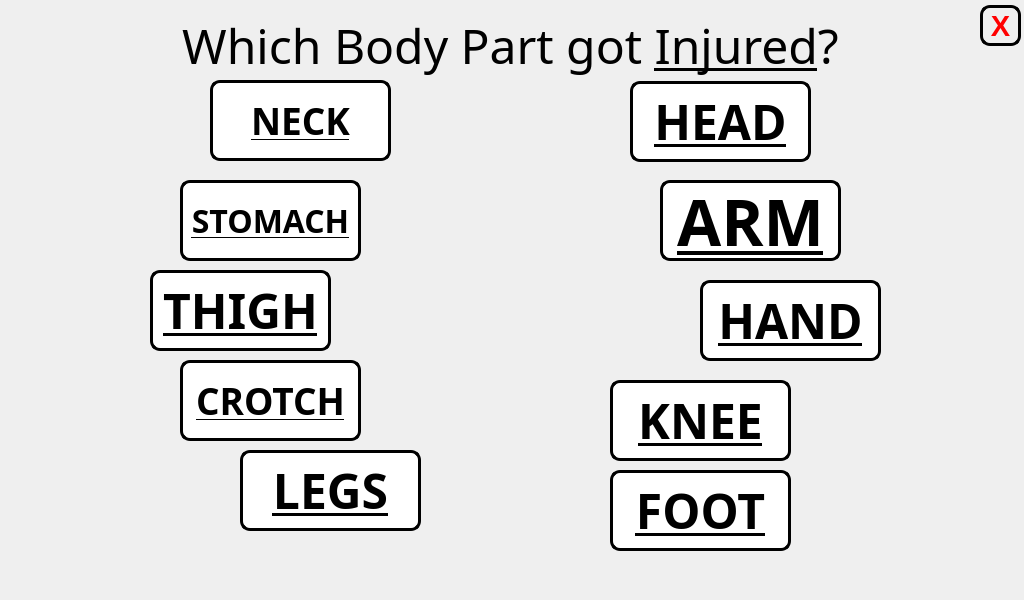
<?xml version="1.0" encoding="UTF-8"?>
<ui version="4.0">
 <class>mainWindow</class>
 <widget class="QMainWindow" name="mainWindow">
  <property name="geometry">
   <rect>
    <x>0</x>
    <y>0</y>
    <width>1024</width>
    <height>600</height>
   </rect>
  </property>
  <property name="minimumSize">
   <size>
    <width>1024</width>
    <height>600</height>
   </size>
  </property>
  <property name="maximumSize">
   <size>
    <width>1024</width>
    <height>600</height>
   </size>
  </property>
  <property name="windowTitle">
   <string>Select Body Part</string>
  </property>
  <widget class="QWidget" name="centralwidget">
   <widget class="QLabel" name="TITLE">
    <property name="geometry">
     <rect>
      <x>0</x>
      <y>0</y>
      <width>1021</width>
      <height>91</height>
     </rect>
    </property>
    <property name="font">
     <font>
      <family>Unispace</family>
      <pointsize>24</pointsize>
     </font>
    </property>
    <property name="text">
     <string>&lt;html&gt;&lt;head/&gt;&lt;body&gt;&lt;p&gt;&lt;span style=&quot; font-size:36pt;&quot;&gt;Which Body Part got &lt;/span&gt;&lt;span style=&quot; font-size:36pt; text-decoration: underline;&quot;&gt;Injured&lt;/span&gt;&lt;span style=&quot; font-size:36pt;&quot;&gt;?&lt;/span&gt;&lt;/p&gt;&lt;/body&gt;&lt;/html&gt;</string>
    </property>
    <property name="alignment">
     <set>Qt::AlignCenter</set>
    </property>
   </widget>
   <widget class="QLabel" name="body_part">
    <property name="geometry">
     <rect>
      <x>10</x>
      <y>60</y>
      <width>1001</width>
      <height>521</height>
     </rect>
    </property>
    <property name="text">
     <string/>
    </property>
    <property name="textFormat">
     <enum>Qt::PlainText</enum>
    </property>
    <property name="pixmap">
     <pixmap>pictures/program_pictures/body_part_types.png</pixmap>
    </property>
   </widget>
   <widget class="QPushButton" name="hand_button">
    <property name="geometry">
     <rect>
      <x>700</x>
      <y>280</y>
      <width>181</width>
      <height>81</height>
     </rect>
    </property>
    <property name="font">
     <font>
      <family>Unispace</family>
      <pointsize>36</pointsize>
      <weight>75</weight>
      <bold>true</bold>
      <underline>true</underline>
     </font>
    </property>
    <property name="styleSheet">
     <string notr="true">QPushButton:hover:!pressed
{
  background-color: rgb(195,30,60);
}

QPushButton
{
  background-color: white;
color: black;
border-style: outset;
border-width: 3px;
border-radius:10px;
border-color: black;
}</string>
    </property>
    <property name="text">
     <string>HAND</string>
    </property>
   </widget>
   <widget class="QLabel" name="label">
    <property name="geometry">
     <rect>
      <x>0</x>
      <y>0</y>
      <width>1024</width>
      <height>600</height>
     </rect>
    </property>
    <property name="minimumSize">
     <size>
      <width>1024</width>
      <height>600</height>
     </size>
    </property>
    <property name="maximumSize">
     <size>
      <width>1024</width>
      <height>600</height>
     </size>
    </property>
    <property name="text">
     <string/>
    </property>
    <property name="pixmap">
     <pixmap>pictures/program_pictures/main_wallpaper.png</pixmap>
    </property>
   </widget>
   <widget class="QPushButton" name="head_button">
    <property name="geometry">
     <rect>
      <x>630</x>
      <y>81</y>
      <width>181</width>
      <height>81</height>
     </rect>
    </property>
    <property name="font">
     <font>
      <family>Unispace</family>
      <pointsize>36</pointsize>
      <weight>75</weight>
      <bold>true</bold>
      <underline>true</underline>
     </font>
    </property>
    <property name="styleSheet">
     <string notr="true">QPushButton:hover:!pressed
{
  background-color: rgb(195,30,60);
}

QPushButton
{
  background-color: white;
color: black;
border-style: outset;
border-width: 3px;
border-radius:10px;
border-color: black;
}</string>
    </property>
    <property name="text">
     <string>HEAD</string>
    </property>
   </widget>
   <widget class="QPushButton" name="knee_button">
    <property name="geometry">
     <rect>
      <x>610</x>
      <y>380</y>
      <width>181</width>
      <height>81</height>
     </rect>
    </property>
    <property name="font">
     <font>
      <family>Unispace</family>
      <pointsize>36</pointsize>
      <weight>75</weight>
      <bold>true</bold>
      <underline>true</underline>
     </font>
    </property>
    <property name="styleSheet">
     <string notr="true">QPushButton:hover:!pressed
{
  background-color: rgb(195,30,60);
}

QPushButton
{
  background-color: white;
color: black;
border-style: outset;
border-width: 3px;
border-radius:10px;
border-color: black;
}</string>
    </property>
    <property name="text">
     <string>KNEE</string>
    </property>
   </widget>
   <widget class="QPushButton" name="stomach_button">
    <property name="geometry">
     <rect>
      <x>180</x>
      <y>180</y>
      <width>181</width>
      <height>81</height>
     </rect>
    </property>
    <property name="font">
     <font>
      <family>PibotoLt</family>
      <pointsize>24</pointsize>
      <weight>75</weight>
      <bold>true</bold>
      <underline>true</underline>
     </font>
    </property>
    <property name="styleSheet">
     <string notr="true">QPushButton:hover:!pressed
{
  background-color: rgb(195,30,60);
}

QPushButton
{
  background-color: white;
color: black;
border-style: outset;
border-width: 3px;
border-radius:10px;
border-color: black;
}</string>
    </property>
    <property name="text">
     <string>STOMACH</string>
    </property>
   </widget>
   <widget class="QPushButton" name="arm_button">
    <property name="geometry">
     <rect>
      <x>660</x>
      <y>180</y>
      <width>181</width>
      <height>81</height>
     </rect>
    </property>
    <property name="font">
     <font>
      <family>Unispace</family>
      <pointsize>48</pointsize>
      <weight>75</weight>
      <bold>true</bold>
      <underline>true</underline>
     </font>
    </property>
    <property name="styleSheet">
     <string notr="true">QPushButton:hover:!pressed
{
  background-color: rgb(195,30,60);
}

QPushButton
{
  background-color: white;
color: black;
border-style: outset;
border-width: 3px;
border-radius:10px;
border-color: black;
}</string>
    </property>
    <property name="text">
     <string>ARM</string>
    </property>
   </widget>
   <widget class="QPushButton" name="neck_button">
    <property name="geometry">
     <rect>
      <x>210</x>
      <y>80</y>
      <width>181</width>
      <height>81</height>
     </rect>
    </property>
    <property name="font">
     <font>
      <family>Unispace</family>
      <pointsize>28</pointsize>
      <weight>75</weight>
      <bold>true</bold>
      <underline>true</underline>
     </font>
    </property>
    <property name="styleSheet">
     <string notr="true">QPushButton:hover:!pressed
{
  background-color: rgb(195,30,60);
}

QPushButton
{
  background-color: white;
color: black;
border-style: outset;
border-width: 3px;
border-radius:10px;
border-color: black;
}</string>
    </property>
    <property name="text">
     <string>NECK</string>
    </property>
   </widget>
   <widget class="QPushButton" name="foot_button">
    <property name="geometry">
     <rect>
      <x>610</x>
      <y>470</y>
      <width>181</width>
      <height>81</height>
     </rect>
    </property>
    <property name="font">
     <font>
      <family>Unispace</family>
      <pointsize>36</pointsize>
      <weight>75</weight>
      <bold>true</bold>
      <underline>true</underline>
     </font>
    </property>
    <property name="styleSheet">
     <string notr="true">QPushButton:hover:!pressed
{
  background-color: rgb(195,30,60);
}

QPushButton
{
  background-color: white;
color: black;
border-style: outset;
border-width: 3px;
border-radius:10px;
border-color: black;
}</string>
    </property>
    <property name="text">
     <string>FOOT</string>
    </property>
   </widget>
   <widget class="QPushButton" name="thigh_button">
    <property name="geometry">
     <rect>
      <x>150</x>
      <y>270</y>
      <width>181</width>
      <height>81</height>
     </rect>
    </property>
    <property name="font">
     <font>
      <family>Unispace</family>
      <pointsize>36</pointsize>
      <weight>75</weight>
      <bold>true</bold>
      <underline>true</underline>
     </font>
    </property>
    <property name="styleSheet">
     <string notr="true">QPushButton:hover:!pressed
{
  background-color: rgb(195,30,60);
}

QPushButton
{
  background-color: white;
color: black;
border-style: outset;
border-width: 3px;
border-radius:10px;
border-color: black;
}</string>
    </property>
    <property name="text">
     <string>THIGH</string>
    </property>
   </widget>
   <widget class="QPushButton" name="legs_button">
    <property name="geometry">
     <rect>
      <x>240</x>
      <y>450</y>
      <width>181</width>
      <height>81</height>
     </rect>
    </property>
    <property name="font">
     <font>
      <family>Unispace</family>
      <pointsize>36</pointsize>
      <weight>75</weight>
      <bold>true</bold>
      <underline>true</underline>
     </font>
    </property>
    <property name="styleSheet">
     <string notr="true">QPushButton:hover:!pressed
{
  background-color: rgb(195,30,60);
}

QPushButton
{
  background-color: white;
color: black;
border-style: outset;
border-width: 3px;
border-radius:10px;
border-color: black;
}</string>
    </property>
    <property name="text">
     <string>LEGS</string>
    </property>
   </widget>
   <widget class="QPushButton" name="crotch_button">
    <property name="geometry">
     <rect>
      <x>180</x>
      <y>360</y>
      <width>181</width>
      <height>81</height>
     </rect>
    </property>
    <property name="font">
     <font>
      <family>Unispace</family>
      <pointsize>28</pointsize>
      <weight>75</weight>
      <bold>true</bold>
      <underline>true</underline>
     </font>
    </property>
    <property name="styleSheet">
     <string notr="true">QPushButton:hover:!pressed
{
  background-color: rgb(195,30,60);
}

QPushButton
{
  background-color: white;
color: black;
border-style: outset;
border-width: 3px;
border-radius:10px;
border-color: black;
}</string>
    </property>
    <property name="text">
     <string>CROTCH</string>
    </property>
   </widget>
   <widget class="QPushButton" name="close_button">
    <property name="geometry">
     <rect>
      <x>980</x>
      <y>5</y>
      <width>41</width>
      <height>41</height>
     </rect>
    </property>
    <property name="font">
     <font>
      <pointsize>22</pointsize>
      <weight>75</weight>
      <bold>true</bold>
     </font>
    </property>
    <property name="styleSheet">
     <string notr="true">QPushButton:hover:!pressed
{
  background-color: rgb(195,30,60);
}

QPushButton
{

color: red;
border-style: outset;
border-width: 3px;
border-radius:10px;
border-color: black;
}
</string>
    </property>
    <property name="text">
     <string>X</string>
    </property>
   </widget>
   <zorder>label</zorder>
   <zorder>TITLE</zorder>
   <zorder>body_part</zorder>
   <zorder>hand_button</zorder>
   <zorder>head_button</zorder>
   <zorder>knee_button</zorder>
   <zorder>stomach_button</zorder>
   <zorder>arm_button</zorder>
   <zorder>neck_button</zorder>
   <zorder>foot_button</zorder>
   <zorder>thigh_button</zorder>
   <zorder>legs_button</zorder>
   <zorder>crotch_button</zorder>
   <zorder>close_button</zorder>
  </widget>
 </widget>
 <resources/>
 <connections/>
</ui>
